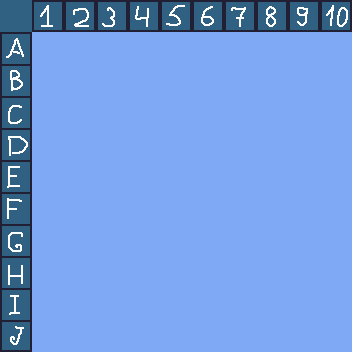

Below is a game level as drawn by its tile map, then a one-line description and the .tmx file that defines it, in full:
An orthogonal 11x11 tile map with 32x32 px tiles, 1 tile layer (background).

<map version="1.10" tiledversion="1.10.2" orientation="orthogonal" renderorder="right-down" width="11" height="11" tilewidth="32" tileheight="32" infinite="0" nextlayerid="2" nextobjectid="1">
 <tileset firstgid="1" name="sheet" tilewidth="32" tileheight="32" tilecount="121" columns="11">
  <image source="sheet.png" width="352" height="352" />
 </tileset>
 <layer id="1" name="background" width="11" height="11">
  <data encoding="csv">
111,112,113,114,115,116,117,118,119,120,121,
5,6,6,6,6,6,6,6,6,6,6,
16,6,6,6,6,6,6,6,6,6,6,
27,6,6,6,6,6,6,6,6,6,6,
38,6,6,6,6,6,6,6,6,6,6,
49,6,6,6,6,6,6,6,6,6,6,
60,6,6,6,6,6,6,6,6,6,6,
71,6,6,6,6,6,6,6,6,6,6,
82,6,6,6,6,6,6,6,6,6,6,
93,6,6,6,6,6,6,6,6,6,6,
104,6,6,6,6,6,6,6,6,6,6
</data>
 </layer>
</map>